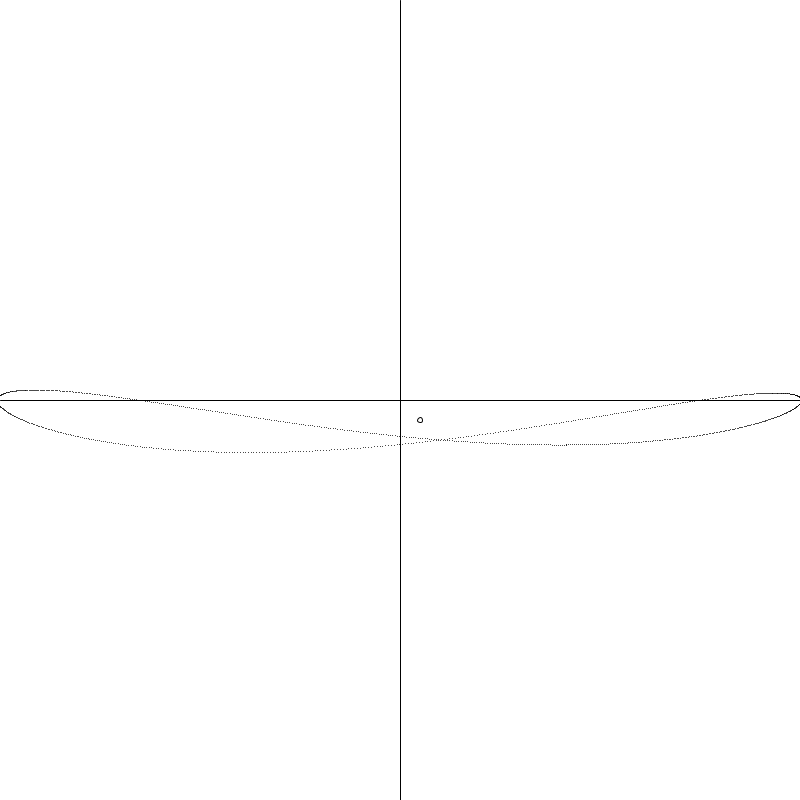
Frame 1 (no input)
Frame 60 (the mouse pressed at the canvas centre just before this capture): identical to frame 1, image omitted
Frame 120 (the mouse held since frame 60 and released just before this capture): identical to frame 1, image omitted

The Processing sketch that drew this single still picture (run headless with seeded random() and noise(); from frame 60 on, the mouse is pressed at the canvas centre):

// Processing sketch: JoukowskiComplex
// ── JoukowskiComplex.pde



float x0 = 0.1;
float y0 = 0.1;

int N = 1000;


float [] Cre = new float [N];    float [] Cim = new float [N];
float [] Zre = new float [N];   float [] Zim = new float [N];




void setup(){
size (800,800);

float step = 1.0/Zre.length;
for (int i=0; i<Zre.length; i++){
   float t = TWO_PI*i*step;
   Cre[i] = cos( t );  Cim[i] = sin( t );
}

}


void draw(){
background(255);
Jtrans( x0, y0 );
line(0,400,800,400);
line(400,800,400,0);
ellipse(x0*200 + 400, y0*200+400, 5 ,5);
for (int i=0; i<Zre.length; i++){
  point( Zre[i]*200 + 400, Zim[i]*200+400 );
}
};

void mouseDragged(){
  x0 = (mouseX-400.0) / 200.0;
  y0 = (mouseY-400.0) / 200.0;
  println(x0+"   "+ y0);
}





// ── Joukowski_transform.pde



void Jtrans( float x0, float y0 ){
  for (int i=0; i<Cre.length; i++){
     float Cx = Cre[i] + x0;
     float Cy = Cim[i] + y0;
     float R2 = Cx*Cx + Cy*Cy;
     float iR2 = 1.0/R2;
     Zre[i] = Cx * (R2 + 1) * iR2;
     Zim[i] = Cy * (R2 - 1) * iR2;
  }
};



float RCirc_Func(){
   float x_ = (1.0-x0);
   return sqrt( x_*x_ + y0*y0 );
}

float Gamma_Func( ){
   return 4.0 * PI * RCirc * ( alfa + asin( y0 / RCirc  ) );
}

float alfa  = 0.0;
float RCirc = RCirc_Func();
float Gamma = Gamma_Func();   

float vx,vy;

void VCircle( float x, float y  ){
 vx=0;vy=0;
 // uniform flow
 vx+=   cos(alfa);
 vy+=   sin(alfa);
 //
 float dx = x-x0; float dy = y-y0;
 // circulation
 
 // doublet

 
}







// ── complexMath.pde

public class Complex {
  
    public Complex () {
      this.re = 0;
      this.im = 0;
    }
    
    public Complex(double re, double im) {
      this.re = re;
      this.im = im;
    }
    
    public Complex(Complex input) {
      this.re = input.getRe();
      this.im = input.getIm();
    }
    public double getRe() {
      return this.re;
    }
    
    public double getIm() {
      return this.im;
    }
    public void setRe(double re) {
      this.re = re;
    }
    
    public void setIm(double im) {
      this.im = im;
    }   
    public Complex add(Complex op) {
      Complex result = new Complex();
      result.setRe(this.re + op.getRe());
      result.setIm(this.im + op.getIm());
      return result;
    }
    
    public Complex sub(Complex op) {
      Complex result = new Complex();
      result.setRe(this.re - op.getRe());
      result.setIm(this.im - op.getIm());
      return result;
    }
    
    public Complex mul(Complex op) {
      Complex result = new Complex();
      result.setRe(this.re * op.getRe() - this.im * op.getIm());
      result.setIm(this.re * op.getIm() + this.im * op.getRe());
      return result;
    }

    public Complex div(Complex op) {
      Complex result = new Complex(this);
      result = result.mul(op.getConjugate());
     double opNormSq = op.getRe()*op.getRe()+op.getIm()*op.getIm();
      result.setRe(result.getRe() / opNormSq);
      result.setIm(result.getIm() / opNormSq);
      return result;
    }
    public Complex fromPolar(double magnitude, double angle) {
      Complex result = new Complex();
      result.setRe(magnitude * Math.cos(angle));
      result.setIm(magnitude * Math.sin(angle));
      return result;
    }

    public double getNorm() {
      return Math.sqrt(this.re * this.re + this.im * this.im);
    }
    
    public double getAngle() {
      return Math.atan2(this.im, this.re);
    }
    public Complex getConjugate() {
      return new Complex(this.re, this.im * (-1));
    }  
    public String toString() {
      if (this.re == 0) {
        if (this.im == 0) {
          return "0";
        } else {
          return (this.im + "i");
        }
      } else {
        if (this.im == 0) {
          return String.valueOf(this.re);
        } else if (this.im < 0) {
          return(this.re + " " + this.im + "i");
        } else {
          return(this.re + " +" + this.im + "i");
        }
      }
    }
   double re;
   double im;
}
